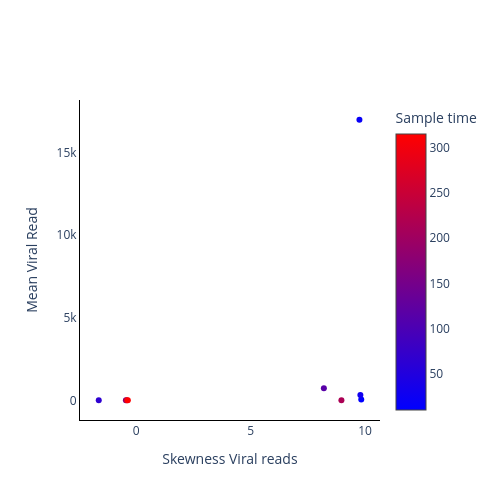

Notebook code cell kept with this figure:
### Code cell
fig = go.Figure()

fig.add_trace(
    go.Scatter(
        y=np.mean(vr_values[0, :, :], axis=1).tolist(),
        x=skews,
        mode='markers',
        name='Mean Viral Read',
        marker_color=sample_points,
        marker_colorscale='BlueRed',
        marker_colorbar_title=dict(
            text='Sample time',
            side='top'),
        marker_showscale=True,
        showlegend=False,
    )
)

# Add axis labels
fig.update_layout(
    width=500, 
    height=500,
    plot_bgcolor='white',
    xaxis=dict(
        linecolor='black',
        title = 'Skewness Viral reads'
        ),
    yaxis=dict(
        linecolor='black',
        title = 'Mean Viral Read')
    )

fig.write_image('images/Mean_vs_Skewness_Viral_Read-Herpeirsus.pdf')
fig.show()

### Figure 1 — Plotly figure (JSON) as saved in the notebook; plotly's stock layout.template omitted (floating-point values rounded to 4 significant figures)
{"data": [{"marker": {"color": [10, 20, 30, 65, 115, 165, 215, 265, 315], "colorbar": {"title": {"side": "top", "text": "Sample time"}}, "colorscale": [[0, "rgb(0,0,255)"], [1, "rgb(255,0,0)"]], "showscale": true}, "mode": "markers", "name": "Mean Viral Read", "showlegend": false, "type": "scatter", "x": [9.835, 9.756, 9.797, -1.637, 8.201, -0.4515, 8.968, -0.4082, -0.366], "y": [51.0, 16980.0, 316.7, 4.902, 727.2, 3.664, 10.62, 3.6, 3.54]}], "layout": {"height": 500, "plot_bgcolor": "white", "width": 500, "xaxis": {"linecolor": "black", "title": {"text": "Skewness Viral reads"}}, "yaxis": {"linecolor": "black", "title": {"text": "Mean Viral Read"}}}}
